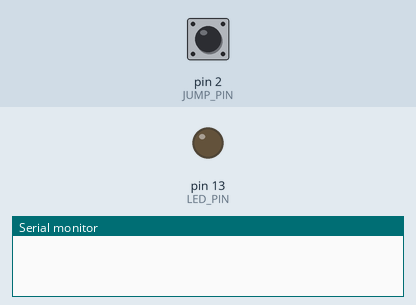
Bench run of a sketch on a simulated Arduino Uno, built with avr-gcc and run on an emulated ATmega328P. Parts: output pins drawn as LEDs (lit = HIGH), the last lines printed to the serial monitor. The test bench sets the inputs (shaded band); at power-on: pin 2 (JUMP_PIN) HIGH.

Above: at 1.2 s.
1.3 s: pin 2 (JUMP_PIN) pulled LOW for 0.15 s
At 1.42 s:
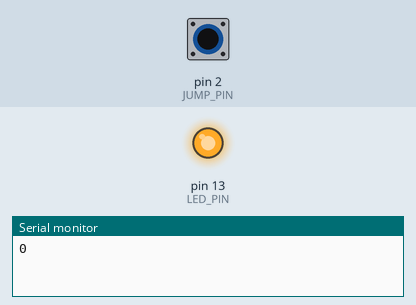
3.0 s: pin 2 (JUMP_PIN) pulled LOW for 3.2 s
At 7.6 s:
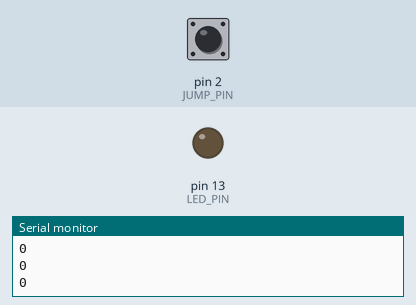
Timing chart, 0 to 9.1 s (numbered marks = the images above; inputs shaded):
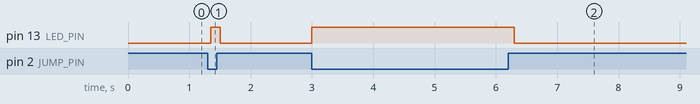

Measured:
- after the input at 1.3 s, pin 13 (LED_PIN): LOW → HIGH after 0.05 s, → LOW 0.15 s later
- after the input at 3.0 s, pin 13 (LED_PIN): LOW → HIGH at once, → LOW 3.3 s later

The sketch:

jump-ship.ino
```cpp
int JUMP_PIN = 2;
int LED_PIN  = 13;
int result;

void setup() {
  Serial.begin(9600);
  pinMode(JUMP_PIN, INPUT_PULLUP);
  pinMode(LED_PIN,  OUTPUT);
}


void loop () {
  int jump_status = digitalRead(JUMP_PIN);

  if (jump_status) {
    // low - not jumped
    digitalWrite(LED_PIN, LOW);
  } else {
    // high - jumped
    digitalWrite(LED_PIN, HIGH);
    Serial.println(0);
  }

  delay(150);
}
```
